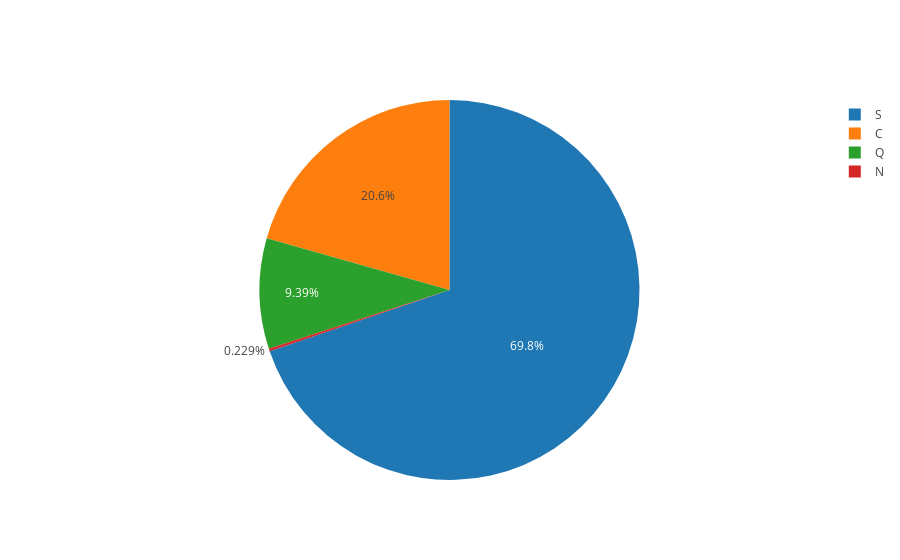

Write notebook code for a chart like this one.
### Code cell
trace = go.Pie(labels=df6.index, values=df6['name'])

iplot([trace])

### Figure 1 — Plotly figure (JSON) as saved in the notebook; plotly's stock layout.template omitted (floating-point values rounded to 4 significant figures)
{"data": [{"labels": ["C", "N", "Q", "S"], "type": "pie", "uid": "ff9bcae3-e208-4617-9962-ad568d7c669a", "values": [270, 3, 123, 914]}], "layout": {}}
